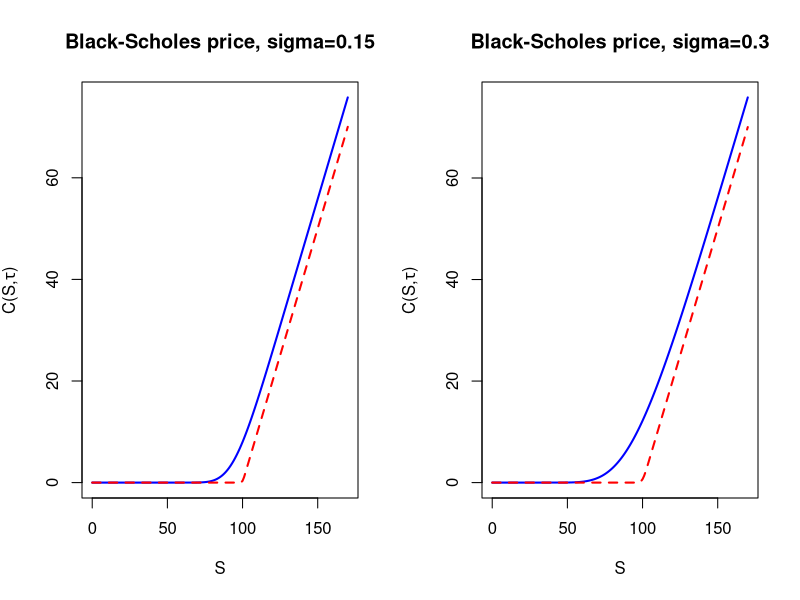

Generate this figure with R:

# clear variables and close windows
rm(list = ls(all = TRUE))
graphics.off()

bs_call = function(S, K, r, tau, sigma) {
    # Black-Scholes formula for European call price with b = r (costs of carry =
    # risk free interest rate -> the underlying pays no continuous dividend)
    d1 = (log(S/K) + (r + (sigma^2/2)) * tau)/(sigma * sqrt(tau))
    d2 = d1 - (sigma * sqrt(tau))
    C  = S * pnorm(d1) - K * exp(-r * tau) * pnorm(d2)
    return(C)
}

# Input
S      = 100       # stock price
K      = 100       # strike price
r      = 0.1       # risk free interest rate
tau    = 0.6       # time to maturity (blue line)
tau2   = 0.003     # time to maturity (red dotted line)
sigma  = 0.15      # volatility of first plot
sigma2 = 0.3       # volatility of second plot
lb     = 0         # lower limit of x axis 
ub     = 170       # upper limit of x axis

# Calculate Black Scholes prices as a function of S with two different
# volatilities and time to maturity
call1   = bs_call(c(lb:ub), K, r, tau, sigma)
call1_2 = bs_call(c(lb:ub), K, r, tau2, sigma)
call2   = bs_call(c(lb:ub), K, r, tau, sigma2)
call2_2 = bs_call(c(lb:ub), K, r, tau2, sigma2)

par(mfrow = c(1, 2))  # two plots in one graphic
# Plot the Black Scholes call price (blue line) with volatility sigma and time
# to maturity tau
plot(x = c(lb:ub), y = call1, main = "Black-Scholes price, sigma=0.15", xlab = "S", ylab = expression(paste("C(S,", tau, 
    ")")), xlim = c(lb, ub), ylim = c(0, max(call1)), type = "l", col = "blue", 
    lwd = 2)
# Plot the Black Scholes call price (red dotted line) with volatility sigma and
# time to maturity tau2
lines(x = c(lb:ub), y = call1_2, type = "l", col = "red", lwd = 2, lty = 2)

# Plot the Black Scholes call price (blue line) with volatility sigma2 and time
# to maturity tau
plot(x = c(lb:ub), y = call2, main = "Black-Scholes price, sigma=0.3", xlab = "S", ylab = expression(paste("C(S,", tau, 
    ")")), xlim = c(lb, ub), ylim = c(0, max(call2)), type = "l", col = "blue", 
    lwd = 2)
# Plot the Black Scholes call price (red dotted line) with volatility sigma2
# and time to maturity tau2
lines(x = c(lb:ub), y = call2_2, type = "l", col = "red", lwd = 2, lty = 2)
